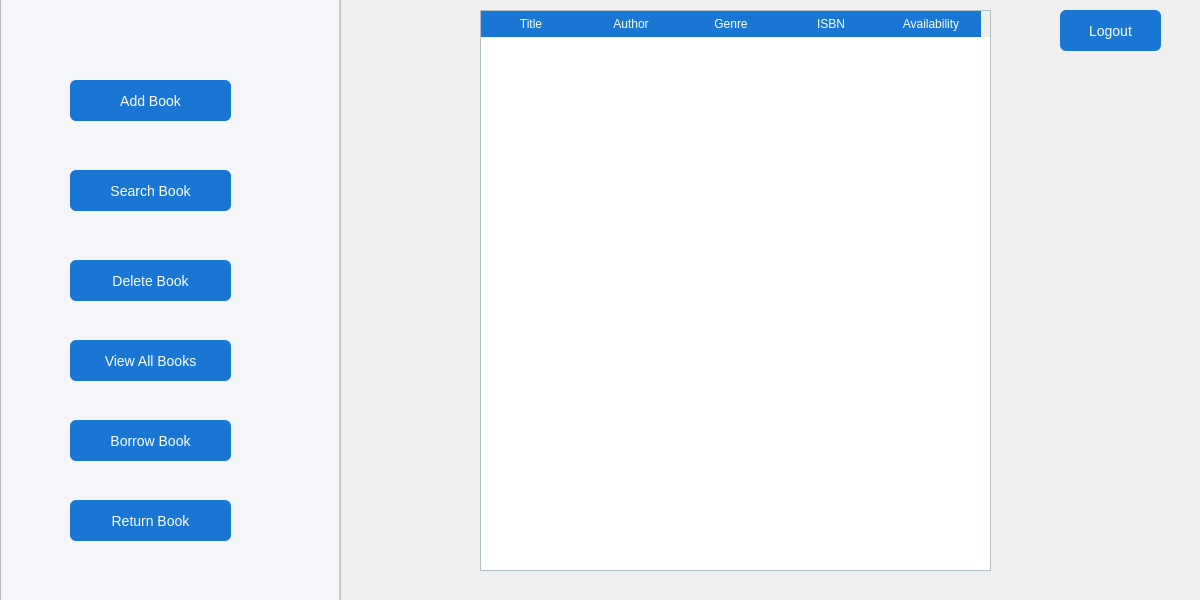
<?xml version="1.0" encoding="UTF-8"?>
<ui version="4.0">
 <class>dashboard</class>
 <widget class="QDialog" name="dashboard">
  <property name="windowModality">
   <enum>Qt::WindowModality::NonModal</enum>
  </property>
  <property name="geometry">
   <rect>
    <x>0</x>
    <y>0</y>
    <width>1200</width>
    <height>600</height>
   </rect>
  </property>
  <property name="cursor">
   <cursorShape>ArrowCursor</cursorShape>
  </property>
  <property name="windowTitle">
   <string>Library Management System Dashboard</string>
  </property>
  <property name="windowIcon">
   <iconset resource="resources.qrc">
    <normaloff>:/new/login/.qtcreator/open-book.png</normaloff>:/new/login/.qtcreator/open-book.png</iconset>
  </property>
  <widget class="QFrame" name="frame_2">
   <property name="geometry">
    <rect>
     <x>330</x>
     <y>-20</y>
     <width>871</width>
     <height>621</height>
    </rect>
   </property>
   <property name="frameShape">
    <enum>QFrame::Shape::StyledPanel</enum>
   </property>
   <property name="frameShadow">
    <enum>QFrame::Shadow::Raised</enum>
   </property>
   <widget class="QTableWidget" name="BookTabel">
    <property name="geometry">
     <rect>
      <x>150</x>
      <y>30</y>
      <width>511</width>
      <height>561</height>
     </rect>
    </property>
    <property name="styleSheet">
     <string notr="true">QTableWidget {
    border: 1px solid #b0bec5;
    gridline-color: #e0e0e0;
    background-color: white;
}

QHeaderView::section {
    background-color: #1976D2;
    color: white;
    padding: 4px;
    border: none;
}
</string>
    </property>
    <property name="columnCount">
     <number>5</number>
    </property>
    <attribute name="horizontalHeaderCascadingSectionResizes">
     <bool>false</bool>
    </attribute>
    <column>
     <property name="text">
      <string>Title</string>
     </property>
    </column>
    <column>
     <property name="text">
      <string>Author</string>
     </property>
    </column>
    <column>
     <property name="text">
      <string>Genre</string>
     </property>
    </column>
    <column>
     <property name="text">
      <string>ISBN</string>
     </property>
    </column>
    <column>
     <property name="text">
      <string>Availability</string>
     </property>
    </column>
   </widget>
   <widget class="QPushButton" name="LogOutButton">
    <property name="geometry">
     <rect>
      <x>730</x>
      <y>30</y>
      <width>101</width>
      <height>41</height>
     </rect>
    </property>
    <property name="cursor">
     <cursorShape>PointingHandCursor</cursorShape>
    </property>
    <property name="styleSheet">
     <string notr="true">QPushButton {
    background-color: #1976D2;
    color: white;
    font-size: 14px;
    padding: 8px 18px;
    border-radius: 6px;
	border-right:none;
}

QPushButton:hover {
    background-color: #1565C0;
}

QPushButton:pressed {
    background-color: #0D47A1;
}
</string>
    </property>
    <property name="text">
     <string>Logout</string>
    </property>
    <property name="icon">
     <iconset resource="resources.qrc">
      <normaloff>:/new/login/.qtcreator/log-out.svg</normaloff>:/new/login/.qtcreator/log-out.svg</iconset>
    </property>
    <property name="iconSize">
     <size>
      <width>16</width>
      <height>16</height>
     </size>
    </property>
   </widget>
  </widget>
  <widget class="QFrame" name="ReturnBook">
   <property name="geometry">
    <rect>
     <x>0</x>
     <y>-20</y>
     <width>341</width>
     <height>621</height>
    </rect>
   </property>
   <property name="styleSheet">
    <string notr="true">background-color: rgb(244, 246, 249);
border-right: 2px solid rgb(208, 208, 208);
</string>
   </property>
   <property name="frameShape">
    <enum>QFrame::Shape::StyledPanel</enum>
   </property>
   <property name="frameShadow">
    <enum>QFrame::Shadow::Raised</enum>
   </property>
   <widget class="QPushButton" name="AddBook">
    <property name="geometry">
     <rect>
      <x>70</x>
      <y>100</y>
      <width>161</width>
      <height>41</height>
     </rect>
    </property>
    <property name="cursor">
     <cursorShape>PointingHandCursor</cursorShape>
    </property>
    <property name="styleSheet">
     <string notr="true">QPushButton {
    background-color: #1976D2;
    color: white;
    font-size: 14px;
    padding: 8px 18px;
    border-radius: 6px;
	border-right:none;
}

QPushButton:hover {
    background-color: #1565C0;
}

QPushButton:pressed {
    background-color: #0D47A1;
}
</string>
    </property>
    <property name="text">
     <string>Add Book</string>
    </property>
    <property name="iconSize">
     <size>
      <width>16</width>
      <height>16</height>
     </size>
    </property>
   </widget>
   <widget class="QLabel" name="label">
    <property name="geometry">
     <rect>
      <x>80</x>
      <y>90</y>
      <width>41</width>
      <height>61</height>
     </rect>
    </property>
    <property name="styleSheet">
     <string notr="true">background-color: none;
border-right:none ;</string>
    </property>
    <property name="text">
     <string/>
    </property>
    <property name="pixmap">
     <pixmap resource="resources.qrc">:/new/login/.qtcreator/add.svg</pixmap>
    </property>
   </widget>
   <widget class="QPushButton" name="SearchBook">
    <property name="geometry">
     <rect>
      <x>70</x>
      <y>190</y>
      <width>161</width>
      <height>41</height>
     </rect>
    </property>
    <property name="cursor">
     <cursorShape>PointingHandCursor</cursorShape>
    </property>
    <property name="styleSheet">
     <string notr="true">QPushButton {
    background-color: #1976D2;
    color: white;
    font-size: 14px;
    padding: 8px 18px;
    border-radius: 6px;
	border-right:none;
}

QPushButton:hover {
    background-color: #1565C0;
}

QPushButton:pressed {
    background-color: #0D47A1;
}
</string>
    </property>
    <property name="text">
     <string>Search Book</string>
    </property>
    <property name="iconSize">
     <size>
      <width>16</width>
      <height>16</height>
     </size>
    </property>
   </widget>
   <widget class="QPushButton" name="DeleteBook">
    <property name="geometry">
     <rect>
      <x>70</x>
      <y>280</y>
      <width>161</width>
      <height>41</height>
     </rect>
    </property>
    <property name="cursor">
     <cursorShape>PointingHandCursor</cursorShape>
    </property>
    <property name="styleSheet">
     <string notr="true">QPushButton {
    background-color: #1976D2;
    color: white;
    font-size: 14px;
    padding: 8px 18px;
    border-radius: 6px;
	border-right:none;
}

QPushButton:hover {
    background-color: #1565C0;
}

QPushButton:pressed {
    background-color: #0D47A1;
}
</string>
    </property>
    <property name="text">
     <string>Delete Book</string>
    </property>
    <property name="iconSize">
     <size>
      <width>16</width>
      <height>16</height>
     </size>
    </property>
   </widget>
   <widget class="QPushButton" name="ViewAllBooks">
    <property name="geometry">
     <rect>
      <x>70</x>
      <y>360</y>
      <width>161</width>
      <height>41</height>
     </rect>
    </property>
    <property name="cursor">
     <cursorShape>PointingHandCursor</cursorShape>
    </property>
    <property name="styleSheet">
     <string notr="true">QPushButton {
    background-color: #1976D2;
    color: white;
    font-size: 14px;
    padding: 8px 18px;
    border-radius: 6px;
	border-right:none;
}

QPushButton:hover {
    background-color: #1565C0;
}

QPushButton:pressed {
    background-color: #0D47A1;
}
</string>
    </property>
    <property name="text">
     <string>View All Books</string>
    </property>
    <property name="iconSize">
     <size>
      <width>16</width>
      <height>16</height>
     </size>
    </property>
   </widget>
   <widget class="QPushButton" name="ReturnBookButton">
    <property name="geometry">
     <rect>
      <x>70</x>
      <y>520</y>
      <width>161</width>
      <height>41</height>
     </rect>
    </property>
    <property name="cursor">
     <cursorShape>PointingHandCursor</cursorShape>
    </property>
    <property name="styleSheet">
     <string notr="true">QPushButton {
    background-color: #1976D2;
    color: white;
    font-size: 14px;
    padding: 8px 18px;
    border-radius: 6px;
	border-right:none;
}

QPushButton:hover {
    background-color: #1565C0;
}

QPushButton:pressed {
    background-color: #0D47A1;
}
</string>
    </property>
    <property name="text">
     <string>Return Book</string>
    </property>
    <property name="iconSize">
     <size>
      <width>16</width>
      <height>16</height>
     </size>
    </property>
   </widget>
   <widget class="QLabel" name="label_2">
    <property name="geometry">
     <rect>
      <x>80</x>
      <y>180</y>
      <width>31</width>
      <height>61</height>
     </rect>
    </property>
    <property name="styleSheet">
     <string notr="true">background-color: none;
border-right:none ;</string>
    </property>
    <property name="text">
     <string/>
    </property>
    <property name="pixmap">
     <pixmap resource="resources.qrc">:/new/login/.qtcreator/search.svg</pixmap>
    </property>
   </widget>
   <widget class="QLabel" name="label_3">
    <property name="geometry">
     <rect>
      <x>80</x>
      <y>280</y>
      <width>31</width>
      <height>41</height>
     </rect>
    </property>
    <property name="styleSheet">
     <string notr="true">background-color: none;
border-right:none ;</string>
    </property>
    <property name="text">
     <string/>
    </property>
    <property name="pixmap">
     <pixmap resource="resources.qrc">:/new/login/.qtcreator/trash.svg</pixmap>
    </property>
   </widget>
   <widget class="QLabel" name="label_4">
    <property name="geometry">
     <rect>
      <x>80</x>
      <y>370</y>
      <width>91</width>
      <height>21</height>
     </rect>
    </property>
    <property name="styleSheet">
     <string notr="true">background-color: none;
border-right:none ;</string>
    </property>
    <property name="text">
     <string/>
    </property>
    <property name="pixmap">
     <pixmap resource="resources.qrc">:/new/login/.qtcreator/list.svg</pixmap>
    </property>
   </widget>
   <widget class="QLabel" name="label_5">
    <property name="geometry">
     <rect>
      <x>80</x>
      <y>520</y>
      <width>61</width>
      <height>41</height>
     </rect>
    </property>
    <property name="styleSheet">
     <string notr="true">background-color: none;
border-right:none ;</string>
    </property>
    <property name="text">
     <string/>
    </property>
    <property name="textFormat">
     <enum>Qt::TextFormat::MarkdownText</enum>
    </property>
    <property name="pixmap">
     <pixmap resource="resources.qrc">:/new/login/.qtcreator/edit.svg</pixmap>
    </property>
   </widget>
   <widget class="QPushButton" name="BorrowBookButton">
    <property name="geometry">
     <rect>
      <x>70</x>
      <y>440</y>
      <width>161</width>
      <height>41</height>
     </rect>
    </property>
    <property name="cursor">
     <cursorShape>PointingHandCursor</cursorShape>
    </property>
    <property name="styleSheet">
     <string notr="true">QPushButton {
    background-color: #1976D2;
    color: white;
    font-size: 14px;
    padding: 8px 18px;
    border-radius: 6px;
	border-right:none;
}

QPushButton:hover {
    background-color: #1565C0;
}

QPushButton:pressed {
    background-color: #0D47A1;
}
</string>
    </property>
    <property name="text">
     <string>Borrow Book</string>
    </property>
    <property name="iconSize">
     <size>
      <width>16</width>
      <height>16</height>
     </size>
    </property>
   </widget>
   <widget class="QLabel" name="label_6">
    <property name="geometry">
     <rect>
      <x>80</x>
      <y>440</y>
      <width>21</width>
      <height>41</height>
     </rect>
    </property>
    <property name="styleSheet">
     <string notr="true">background-color: none;
border-right:none ;</string>
    </property>
    <property name="text">
     <string/>
    </property>
    <property name="pixmap">
     <pixmap resource="resources.qrc">:/new/login/.qtcreator/borrow.svg</pixmap>
    </property>
   </widget>
  </widget>
 </widget>
 <resources>
  <include location="resources.qrc"/>
 </resources>
 <connections/>
</ui>
